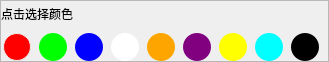
   <widget class="QFrame" name="frameColor">
    <property name="geometry">
     <rect>
      <x>122</x>
      <y>364</y>
      <width>329</width>
      <height>62</height>
     </rect>
    </property>
    <property name="frameShape">
     <enum>QFrame::Shape::StyledPanel</enum>
    </property>
    <property name="frameShadow">
     <enum>QFrame::Shadow::Raised</enum>
    </property>
    <layout class="QVBoxLayout" name="verticalLayout_9" stretch="0,1">
     <property name="leftMargin">
      <number>0</number>
     </property>
     <property name="topMargin">
      <number>0</number>
     </property>
     <property name="rightMargin">
      <number>0</number>
     </property>
     <property name="bottomMargin">
      <number>0</number>
     </property>
     <item>
      <widget class="QLabel" name="label">
       <property name="text">
        <string>点击选择颜色</string>
       </property>
      </widget>
     </item>
     <item>
      <layout class="QHBoxLayout" name="horizontalLayout">
       <item>
        <widget class="QPushButton" name="pushButton_C1">
         <property name="minimumSize">
          <size>
           <width>28</width>
           <height>28</height>
          </size>
         </property>
         <property name="maximumSize">
          <size>
           <width>28</width>
           <height>28</height>
          </size>
         </property>
         <property name="cursor">
          <cursorShape>PointingHandCursor</cursorShape>
         </property>
         <property name="styleSheet">
          <string notr="true">    QPushButton {
            border: none;
            background-color: red;
            outline: none;
            width:28px;
            height:28px;
			border-radius:14px;
        }

    QPushButton:hover    { background-color:red; border: 1px solid #EAEAEA;}
    QPushButton:checked  { 
	background-color: red;
 	color: white; 
	border: 1px solid #EAEAEA;
 	background-image:url(:/images/checkflag.png); 
   	background-repeat: no-repeat; 
    background-position: center center;
 }</string>
         </property>
         <property name="text">
          <string/>
         </property>
         <property name="checkable">
          <bool>true</bool>
         </property>
         <property name="checked">
          <bool>true</bool>
         </property>
         <property name="autoExclusive">
          <bool>true</bool>
         </property>
         <attribute name="buttonGroup">
          <string notr="true">buttonGroupColor</string>
         </attribute>
        </widget>
       </item>
       <item>
        <widget class="QPushButton" name="pushButton_C2">
         <property name="minimumSize">
          <size>
           <width>28</width>
           <height>28</height>
          </size>
         </property>
         <property name="maximumSize">
          <size>
           <width>28</width>
           <height>28</height>
          </size>
         </property>
         <property name="cursor">
          <cursorShape>PointingHandCursor</cursorShape>
         </property>
         <property name="styleSheet">
          <string notr="true">    QPushButton {
            color: white;
            border: none;
            background-color: #00FF00;
            outline: none;
            width:28px;
            height:28px;
			border-radius:14px;
        }

    QPushButton:hover  { border: 1px solid #EAEAEA;}
QPushButton:checked
{
	border: 1px solid #EAEAEA;
 	background-image:url(:/images/checkflag.png); 
   	background-repeat: no-repeat; 
    background-position: center center;
 }</string>
         </property>
         <property name="text">
          <string/>
         </property>
         <property name="checkable">
          <bool>true</bool>
         </property>
         <property name="autoExclusive">
          <bool>true</bool>
         </property>
         <attribute name="buttonGroup">
          <string notr="true">buttonGroupColor</string>
         </attribute>
        </widget>
       </item>
       <item>
        <widget class="QPushButton" name="pushButton_C3">
         <property name="minimumSize">
          <size>
           <width>28</width>
           <height>28</height>
          </size>
         </property>
         <property name="maximumSize">
          <size>
           <width>28</width>
           <height>28</height>
          </size>
         </property>
         <property name="cursor">
          <cursorShape>PointingHandCursor</cursorShape>
         </property>
         <property name="styleSheet">
          <string notr="true">    QPushButton {
            color: white;
            border: none;
            background-color: blue;
            padding: 0px 0px;
            outline: none;
			width:28px;
			height:28px;
			border-radius:14px;
        }

    QPushButton:hover    { border: 1px solid #EAEAEA;}
    QPushButton:checked  {
	border: 1px solid #EAEAEA;
 	background-image:url(:/images/checkflag.png); 
   	background-repeat: no-repeat; 
    background-position: center center;
 }</string>
         </property>
         <property name="text">
          <string/>
         </property>
         <property name="checkable">
          <bool>true</bool>
         </property>
         <property name="autoExclusive">
          <bool>true</bool>
         </property>
         <attribute name="buttonGroup">
          <string notr="true">buttonGroupColor</string>
         </attribute>
        </widget>
       </item>
       <item>
        <widget class="QPushButton" name="pushButton_C4">
         <property name="minimumSize">
          <size>
           <width>28</width>
           <height>28</height>
          </size>
         </property>
         <property name="maximumSize">
          <size>
           <width>28</width>
           <height>28</height>
          </size>
         </property>
         <property name="cursor">
          <cursorShape>PointingHandCursor</cursorShape>
         </property>
         <property name="styleSheet">
          <string notr="true">    QPushButton {
            border: none;
            background-color: white;
            outline: none;
			width:28px;
			height:28px;
			border-radius:14px;
        }

QPushButton:hover    {  border: 1px solid black;}
QPushButton:checked  {
	border: 1px solid black;
 	background-image:url(:/images/checkflag2.png); 
   	background-repeat: no-repeat; 
    background-position: center center;
 }</string>
         </property>
         <property name="text">
          <string/>
         </property>
         <property name="checkable">
          <bool>true</bool>
         </property>
         <property name="autoExclusive">
          <bool>true</bool>
         </property>
         <attribute name="buttonGroup">
          <string notr="true">buttonGroupColor</string>
         </attribute>
        </widget>
       </item>
       <item>
        <widget class="QPushButton" name="pushButton_C5">
         <property name="minimumSize">
          <size>
           <width>28</width>
           <height>28</height>
          </size>
         </property>
         <property name="maximumSize">
          <size>
           <width>28</width>
           <height>28</height>
          </size>
         </property>
         <property name="cursor">
          <cursorShape>PointingHandCursor</cursorShape>
         </property>
         <property name="styleSheet">
          <string notr="true">    QPushButton {
            border: none;
            background-color: #FFA500;
            outline: none;
			width:28px;
			height:28px;
			border-radius:14px;
        }

QPushButton:hover    { border: 1px solid #EAEAEA;}
QPushButton:checked  {
	border: 1px solid #EAEAEA;
 	background-image:url(:/images/checkflag.png); 
   	background-repeat: no-repeat; 
    background-position: center center;
}</string>
         </property>
         <property name="text">
          <string/>
         </property>
         <property name="checkable">
          <bool>true</bool>
         </property>
         <property name="autoExclusive">
          <bool>true</bool>
         </property>
         <attribute name="buttonGroup">
          <string notr="true">buttonGroupColor</string>
         </attribute>
        </widget>
       </item>
       <item>
        <widget class="QPushButton" name="pushButton_C6">
         <property name="minimumSize">
          <size>
           <width>28</width>
           <height>28</height>
          </size>
         </property>
         <property name="maximumSize">
          <size>
           <width>28</width>
           <height>28</height>
          </size>
         </property>
         <property name="cursor">
          <cursorShape>PointingHandCursor</cursorShape>
         </property>
         <property name="styleSheet">
          <string notr="true">QPushButton {
            border: none;
            background-color: #800080;
            outline: none;
			width:28px;
			height:28px;
			border-radius:14px;
        }

QPushButton:hover    { border: 1px solid #EAEAEA;}
QPushButton:checked  {
    border: 1px solid #EAEAEA;
 	background-image:url(:/images/checkflag.png); 
   	background-repeat: no-repeat; 
    background-position: center center;
 }</string>
         </property>
         <property name="text">
          <string/>
         </property>
         <property name="checkable">
          <bool>true</bool>
         </property>
         <property name="autoExclusive">
          <bool>true</bool>
         </property>
         <attribute name="buttonGroup">
          <string notr="true">buttonGroupColor</string>
         </attribute>
        </widget>
       </item>
       <item>
        <widget class="QPushButton" name="pushButton_C7">
         <property name="minimumSize">
          <size>
           <width>28</width>
           <height>28</height>
          </size>
         </property>
         <property name="maximumSize">
          <size>
           <width>28</width>
           <height>28</height>
          </size>
         </property>
         <property name="cursor">
          <cursorShape>PointingHandCursor</cursorShape>
         </property>
         <property name="styleSheet">
          <string notr="true">    QPushButton {
            background-color: #FFFF00;
            outline: none;
            width:28px;
            height:28px;
			border-radius:14px;
        }
QPushButton:hover    { border: 1px solid #EAEAEA;}
QPushButton:checked  {
	border: 1px solid #EAEAEA;
 	background-image:url(:/images/checkflag.png); 
   	background-repeat: no-repeat; 
    background-position: center center; }</string>
         </property>
         <property name="text">
          <string/>
         </property>
         <property name="checkable">
          <bool>true</bool>
         </property>
         <property name="autoExclusive">
          <bool>true</bool>
         </property>
         <attribute name="buttonGroup">
          <string notr="true">buttonGroupColor</string>
         </attribute>
        </widget>
       </item>
       <item>
        <widget class="QPushButton" name="pushButton_C8">
         <property name="minimumSize">
          <size>
           <width>28</width>
           <height>28</height>
          </size>
         </property>
         <property name="maximumSize">
          <size>
           <width>28</width>
           <height>28</height>
          </size>
         </property>
         <property name="cursor">
          <cursorShape>PointingHandCursor</cursorShape>
         </property>
         <property name="styleSheet">
          <string notr="true">QPushButton {
            background-color: #00FFFF;
            outline: none;
			width:28px;
			height:28px;
			border-radius:14px;
        }

QPushButton:hover    { border: 1px solid #EAEAEA;}
QPushButton:checked  { 
	border: 1px solid #EAEAEA;
 	background-image:url(:/images/checkflag.png); 
   	background-repeat: no-repeat; 
    background-position: center center;}</string>
         </property>
         <property name="text">
          <string/>
         </property>
         <property name="checkable">
          <bool>true</bool>
         </property>
         <property name="autoExclusive">
          <bool>true</bool>
         </property>
         <attribute name="buttonGroup">
          <string notr="true">buttonGroupColor</string>
         </attribute>
        </widget>
       </item>
       <item>
        <widget class="QPushButton" name="pushButton_C9">
         <property name="minimumSize">
          <size>
           <width>28</width>
           <height>28</height>
          </size>
         </property>
         <property name="maximumSize">
          <size>
           <width>28</width>
           <height>28</height>
          </size>
         </property>
         <property name="cursor">
          <cursorShape>PointingHandCursor</cursorShape>
         </property>
         <property name="styleSheet">
          <string notr="true">    QPushButton {
            background-color: black;
            outline: none;
			width:28px;
			height:28px;
			border-radius:14px;
        }

    QPushButton:hover    { border: 1px solid #EAEAEA;}
    QPushButton:checked  {
	border: 1px solid #EAEAEA;
 	background-image:url(:/images/checkflag.png); 
   	background-repeat: no-repeat; 
    background-position: center center;}</string>
         </property>
         <property name="text">
          <string/>
         </property>
         <property name="checkable">
          <bool>true</bool>
         </property>
         <property name="autoExclusive">
          <bool>true</bool>
         </property>
         <attribute name="buttonGroup">
          <string notr="true">buttonGroupColor</string>
         </attribute>
        </widget>
       </item>
      </layout>
     </item>
    </layout>
   </widget>
